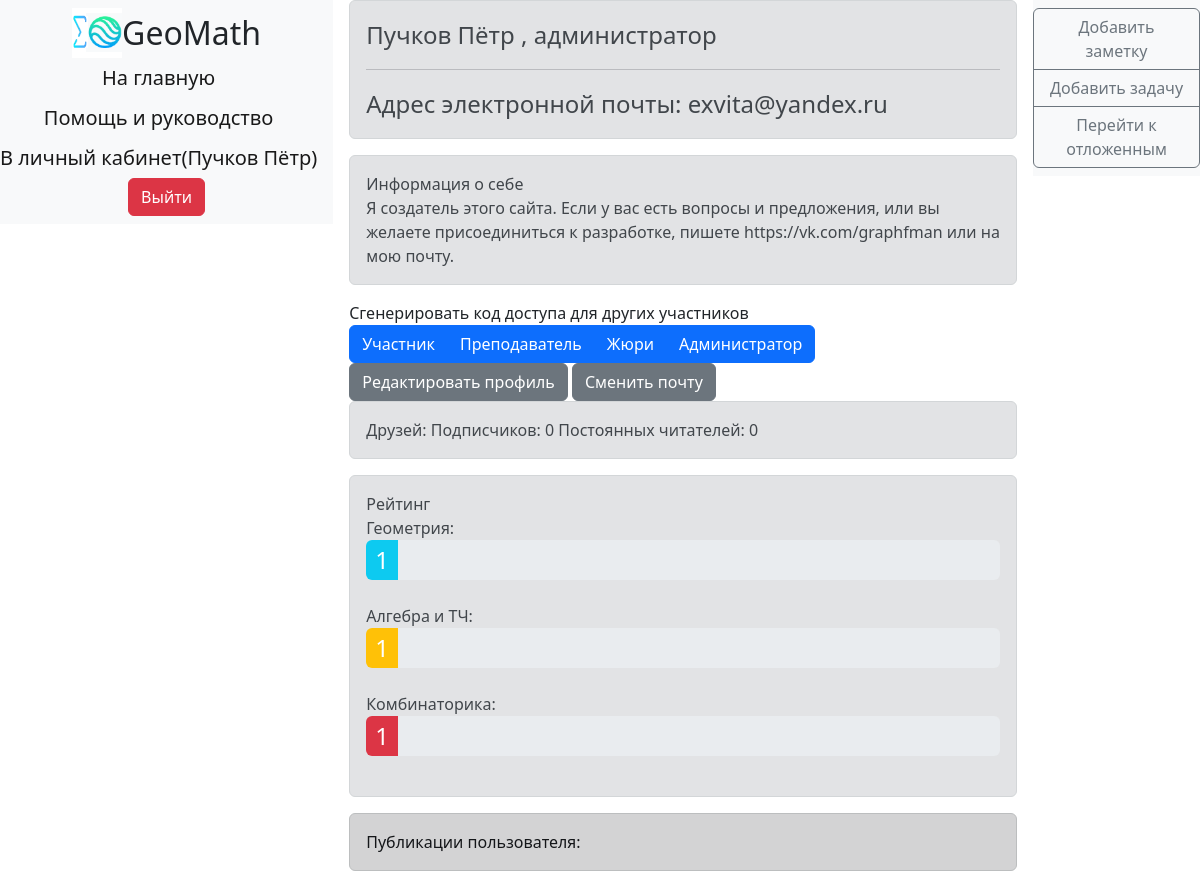
Screenshot of /profile/1 (signed in) with the database file from the repository.
### data/users.py (models this page shows, shortened)
class User(SqlAlchemyBase, UserMixin):
    __tablename__ = 'users'
    id = sqlalchemy.Column(sqlalchemy.Integer,
                           primary_key=True, autoincrement=True)
    name = sqlalchemy.Column(sqlalchemy.String, nullable=True)
    status = sqlalchemy.Column(sqlalchemy.String, nullable=True)
    about = sqlalchemy.Column(sqlalchemy.String, nullable=True)
    email = sqlalchemy.Column(sqlalchemy.String,
                              index=True, unique=True, nullable=True)
    email_code = sqlalchemy.Column(sqlalchemy.String)
    new_email = sqlalchemy.Column(sqlalchemy.String)
    new_email_code = sqlalchemy.Column(sqlalchemy.String, default='')
    hashed_password = sqlalchemy.Column(sqlalchemy.String, nullable=True)
    created_date = sqlalchemy.Column(sqlalchemy.DateTime,
                                     default=datetime.datetime.now)
    wrong = sqlalchemy.Column(sqlalchemy.PickleType, default=[])
    toread = sqlalchemy.Column(sqlalchemy.PickleType, default=[])
    subscribers_count = sqlalchemy.Column(sqlalchemy.Integer, default=0)
    readers = sqlalchemy.Column(sqlalchemy.PickleType, default=[])
    subscribes = sqlalchemy.Column(sqlalchemy.PickleType, default=[])
    posts = orm.relation("Post", back_populates='user')
    problems = orm.relation("Problem", back_populates='user')
    solutions = orm.relation("Solution", back_populates='user')
    comments = orm.relation("Comment", back_populates='user')
    def profile_href(self):
        return f"/profile/{self.id}"
    def get_rank(self, theme=None, creating_only=False): # Умная функция подсчёта рейтинга
        res = 0
        if self.status in ['жюри', 'преподаватель']:
            return 100
        for post in self.posts:
            if theme is None or post.theme == theme:
                res += post.rank
        for comment in self.comments:
            if theme is None or comment.theme == theme:
                res += comment.rank * 0.3
        timedelta = datetime.datetime.now() - self.created_date
        months = timedelta.seconds / 60 / 60 / 24 / 30
        res -= months
        rank = max(1, math.atan(res / 2000) / math.pi * 200)
        return rank

### main.py (the view)
@login_required
@app.route('/profile/<int:user_id>')
def profile(user_id):
    if not current_user.is_authenticated:
        return redirect('/login')
    db_sess = db_session.create_session()
    user = db_sess.query(User).filter(User.id == user_id).first()
    if not user:
        db_sess.close()
        return redirect("/")
    publs = sorted(list(user.posts) + list(user.problems), key=lambda x: x.created_date)[
            ::-1]
    res = make_response(
        render_template("profile.html", title=user.name, user=user, viewer=current_user, publications=publs,
                        isinstance=isinstance,
                        Post=Post, Problem=Problem,
                        subscribers=user.subscribers_count, readers=(0 if not user.readers else len(user.readers)),
                        geom1=user.get_rank('0', creating_only=True),
                        alg1=user.get_rank('1', creating_only=True), comb1=user.get_rank('2', creating_only=True),
                        geom2=user.get_rank('0'),
                        alg2=user.get_rank('1'), comb2=user.get_rank('2'), with_cats_show=with_cats_show
                        ))
    return res

### data/db_session.py (called while the page is built)
def create_session() -> Session:
    global __factory
    return __factory()

### main.py (called while the page is built)
@login_manager.user_loader
def load_user(user_id):
    db_sess = db_session.create_session()
    return db_sess.query(User).get(user_id)

### templates/profile.html (shortened to what this page needs)
{% extends "base.html" %}
{% block content %}
<div class="alert alert-secondary"><font size="5">
    {{ user.name }}
    {% if viewer.id==user.id and user.status=="админ" %}, администратор
    {% endif %}
    <hr>
    Адрес электронной почты: {{ user.email }}
</font></div>
{% if user.about %}
<div class="alert alert-secondary">Информация о себе <br> {{ user.about }}</div>
{% endif %}
{% if viewer.id==user.id %}
Сгенерировать код доступа для других участников<br>
{% if user.status=="админ" %}
<div class="btn-group" role="group" aria-label="Basic example">
    <a href="/generate_code/участник" class="btn btn-primary">Участник</a>
    <a href="/generate_code/преподаватель" class="btn btn-primary">Преподаватель</a>
    <a href="/generate_code/жюри" class="btn btn-primary">Жюри</a>
    <a href="/generate_code/администратор" class="btn btn-primary">Администратор</a>
</div>
{% elif user.status=="жюри" %}
<div class="btn-group" role="group" aria-label="Basic example">
    <a href="/generate_code/участник" class="btn btn-primary">Участник</a>
    <a href="/generate_code/преподаватель" class="btn btn-primary">Преподаватель</a>
    <a href="/generate_code/жюри" class="btn btn-primary">Жюри</a>
</div>
{% elif user.status=="преподаватель" %}
<div class="btn-group" role="group" aria-label="Basic example">
    <a href="/generate_code/участник" class="btn btn-primary">Участник</a>
    <a href="/generate_code/преподаватель" class="btn btn-primary">Преподаватель</a>
</div>
{% elif user.status=="участник" %}
<div class="btn-group" role="group" aria-label="Basic example">
    <a href="/generate_code/участник" class="btn btn-primary">Участник</a>
</div>
{% endif %}
{% set edit_profile_href = "/edit_profile/" + user.id|string %}
{% set email_reset_href = "/reset_email/"+user.id|string %}
<a class="btn btn-secondary" href={{ edit_profile_href }}>Редактировать профиль</a> <a class="btn btn-secondary" href={{ email_reset_href }}>Сменить почту</a>
{% endif %}
<div class="alert alert-secondary">Друзей: {{ friends }} Подписчиков: {{ subscribers }} Постоянных читателей: {{ readers
    }}
</div>
{% if user.status!="жюри" and user.status!="преподаватель" %}
<div class="alert alert-secondary">
    Рейтинг<br>
    Геометрия:
    <div class="progress" style="height: 40px;">
        {% if 0<=geom1 and geom1<10 %}
        <div class="progress-bar bg-info" role="progressbar" style="width: 5%" aria-valuenow="5" aria-valuemin="0"
             aria-valuemax="100"><font
                size="5">{{ geom1 }}</font></div>
        {% elif 10<=geom1 and geom1<30 %}
        <div class="progress-bar bg-info" role="progressbar" style="width: 20%" aria-valuenow="20" aria-valuemin="0"
             aria-valuemax="100"><font
                size="5">{{ geom1 }}</font></div>
        {% elif 30<=geom1 and geom1<50 %}
        <div class="progress-bar bg-info" role="progressbar" style="width: 40%" aria-valuenow="40" aria-valuemin="0"
             aria-valuemax="100"><font
                size="5">{{ geom1 }}</font></div>
        {% elif 50<=geom1 and geom1<70 %}
        <div class="progress-bar bg-info" role="progressbar" style="width: 60%" aria-valuenow="60" aria-valuemin="0"
             aria-valuemax="100"><font
                size="5">{{ geom1 }}</font></div>
        {% elif 70<=geom1 and geom1<90 %}
        <div class="progress-bar bg-info" role="progressbar" style="width: 80%" aria-valuenow="80" aria-valuemin="0"
             aria-valuemax="100"><font
                size="5">{{ geom1 }}</font></div>
        {% elif 90<=geom1 and geom1<100 %}
        <div class="progress-bar bg-info" role="progressbar" style="width: 95%" aria-valuenow="95" aria-valuemin="0"
             aria-valuemax="100"><font
                size="5">{{ geom1 }}</font></div>
        {% elif geom1==100 %}
        <div class="progress-bar bg-info" role="progressbar" style="width: 100%" aria-valuenow="100" aria-valuemin="0"
             aria-valuemax="100"><font
                size="5">{{ geom1 }}</font></div>
        {% endif %}
    </div>
    <br>
    Алгебра и ТЧ:
    <div class="progress" style="height: 40px;">
        {% if 0<=alg1 and alg1<10 %}
        <div class="progress-bar bg-warning" role="progressbar" style="width: 5%" aria-valuenow="5" aria-valuemin="0"
             aria-valuemax="100"><font
                size="5"> {{ alg1 }}</font></div>
        {% elif 10<=alg1 and alg1<30 %}
        <div class="progress-bar bg-warning" role="progressbar" style="width: 20%" aria-valuenow="20" aria-valuemin="0"
             aria-valuemax="100"><font
                size="5"> {{ alg1 }}</font></div>
        {% elif 30<=alg1 and alg1<50 %}
        <div class="progress-bar bg-warning" role="progressbar" style="width: 40%" aria-valuenow="40" aria-valuemin="0"
             aria-valuemax="100"><font
                size="5"> {{ alg1 }}</font></div>
        {% elif 50<=alg1 and alg1<70 %}
        <div class="progress-bar bg-warning" role="progressbar" style="width: 60%" aria-valuenow="60" aria-valuemin="0"
             aria-valuemax="100"><font
                size="5"> {{ galg1 }}</font></div>
        {% elif 70<=alg1 and alg1<90 %}
        <div class="progress-bar bg-warning" role="progressbar" style="width: 80%" aria-valuenow="80" aria-valuemin="0"
             aria-valuemax="100"><font
                size="5"> {{ alg1 }}</font></div>
        {% elif 90<=alg1 and alg1<100 %}
        <div class="progress-bar bg-warning" role="progressbar" style="width: 95%" aria-valuenow="95" aria-valuemin="0"
             aria-valuemax="100"><font
                size="5"> {{ alg1 }}</font></div>
        {% elif alg1==100 %}
        <div class="progress-bar bg-warning" role="progressbar" style="width: 100%" aria-valuenow="100"
             aria-valuemin="0"
             aria-valuemax="100"><font
                size="5"> {{ alg1 }}</font></div>
        {% endif %}
    </div>
    <br>
    Комбинаторика:
    <div class="progress" style="height: 40px;">
        {% if 0<=comb1 and comb1<10 %}
        <div class="progress-bar bg-danger" role="progressbar" style="width: 5%" aria-valuenow="5" aria-valuemin="0"
             aria-valuemax="100"><font
                size="5">{{ comb1 }}</font></div>
        {% elif 10<=comb1 and comb1<30 %}
        <div class="progress-bar bg-danger" role="progressbar" style="width: 20%" aria-valuenow="20" aria-valuemin="0"
             aria-valuemax="100"><font
                size="5">{{ comb1 }}</font></div>
        {% elif 30<=comb1 and comb1<50 %}
        <div class="progress-bar bg-danger" role="progressbar" style="width: 40%" aria-valuenow="40" aria-valuemin="0"
             aria-valuemax="100"><font
                size="5">{{ comb1 }}</font></div>
        {% elif 50<=comb1 and comb1<70 %}
        <div class="progress-bar bg-danger" role="progressbar" style="width: 60%" aria-valuenow="60" aria-valuemin="0"
             aria-valuemax="100"><font
                size="5">{{ comb1 }}</font></div>
        {% elif 70<=comb1 and comb1<90 %}
        <div class="progress-bar bg-danger" role="progressbar" style="width: 80%" aria-valuenow="80" aria-valuemin="0"
             aria-valuemax="100"><font
                size="5">{{ comb1 }}</font></div>
        {% elif 90<=comb1 and comb1<100 %}
        <div class="progress-bar bg-danger" role="progressbar" style="width: 95%" aria-valuenow="95" aria-valuemin="0"
             aria-valuemax="100"><font
                size="5">{{ comb1 }}</font></div>
        {% elif comb1==100 %}
        <div class="progress-bar bg-danger" role="progressbar" style="width: 100%" aria-valuenow="100" aria-valuemin="0"
             aria-valuemax="100"><font
                size="5">{{ comb1 }}</font></div>
        {% endif %}
    </div>
    <br>
</div>
{% endif %}
<div class="alert alert-dark">Публикации пользователя:
</div>
{% endblock %}

### templates/base.html (shortened to what this page needs)
<!doctype html>
<html lang="en">
<head>
    <link href="https://cdn.jsdelivr.net/npm/bootstrap@5.2.0-beta1/dist/css/bootstrap.min.css" rel="stylesheet"
>
    <link href="/static/css/bootstrap.min.css" rel="stylesheet">
    <link href="/static/css/cheatsheet.css" rel="stylesheet">
    <link href="/static/css/my.css" rel="stylesheet">
</head>
<body>
<header>
    <nav class="navbar navbar-secondary bg-light flex-column">
        <div><img src="/static/images/icon.png" height="50" style="vertical-align: middle"><font size="6"
                                                                                                style="vertical-align: middle">GeoMath</font>
        </div>
        <a class="navbar-brand" href="/">На главную</a>
        <a class="navbar-brand" href="/help">Помощь и руководство</a>
        {% if current_user.is_authenticated %}
        <a class="navbar-brand" href={{ current_user.profile_href() }}>В личный кабинет({{ current_user.name
            }})</a>
        {% endif %}
        {% if current_user.is_authenticated %}
        <a class="btn btn-danger" href="/logout">Выйти</a>
        {% else %}
        <p>
            <a class="btn btn-primary " href="/register">Зарегистрироваться</a>
            <a class="btn btn-success" href="/login">Войти</a>
        </p>
        {% endif %}
    </nav>
</header>
<main role="main">
    {% block content %}{% endblock %}
</main>
<header>
    <nav class="navbar navbar bg-light flex-column">
        <div class="btn-group-vertical" role="group">
            {% if current_user.is_authenticated %}
            <a href="/add_post" class="btn btn-outline-secondary">Добавить заметку</a>
            <a href="/add_problem" class="btn btn-outline-secondary">Добавить задачу</a>
            <a class="btn btn-outline-secondary" href="/my">Перейти к отложенным</a>
            {% endif %}
        </div>
    </nav>
</header>
</body>
</html>

### static/css/cheatsheet.css (style rules this page uses)
body { scroll-behavior: smooth; }
@media (min-width: 1200px) { body { display: grid; grid-template-rows: auto; grid-template-columns: 1fr 4fr 1fr; gap: 1rem; } }

### static/css/my.css (style rules this page uses)
body { background-color: white; }

### rows the page displays
User: name "Пучков Пётр", email "exvita@yandex.ru", about "Я создатель этого сайта. Если у вас есть вопросы и предложения, или вы желаете присоединиться к разработке, пишете https://vk.com/graphfman или на мою почту."

### other values shown
{{ subscribers }} "0"
{{ readers }} "0"
{{ geom1 }} "1"
{{ alg1 }} "1"
{{ comb1 }} "1"
